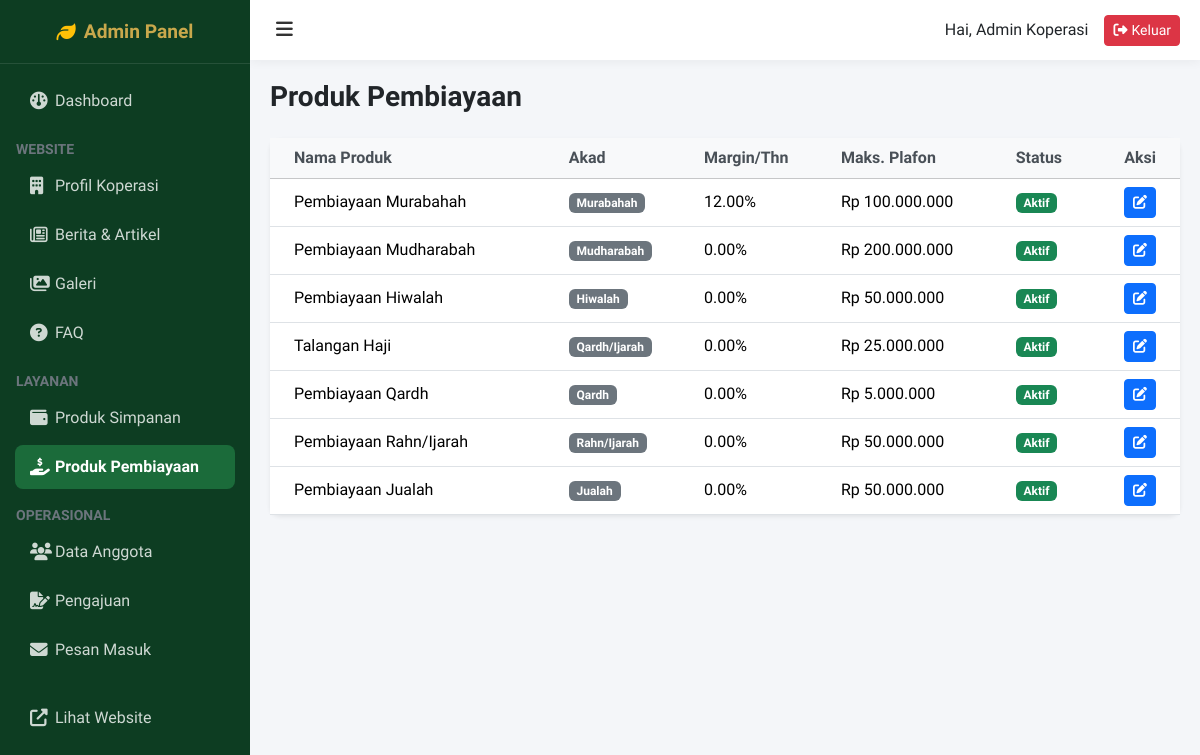
The app's page /admin-financing-product (signed in) with its own data.
### tables this page shows
CREATE TABLE financing_products (
    id INT AUTO_INCREMENT PRIMARY KEY,
    name VARCHAR(100) NOT NULL,
    type VARCHAR(50),
    akad VARCHAR(50),
    description TEXT,
    min_amount DECIMAL(15,2),
    max_amount DECIMAL(15,2),
    margin_rate DECIMAL(5,2),
    max_tenor INT,
    terms TEXT,
    is_active TINYINT(1) DEFAULT 1,
    created_at DATETIME
);

### app/controllers/AdminFinancingProductController.php (called while the page is built, shortened)
<?php
class AdminFinancingProductController extends Controller {
    public function index() {
        $model = $this->model('FinancingProductModel');
        $data = [
            'title' => 'Kelola Produk Pembiayaan',
            'products' => $model->findAll()
        ];
        $this->view('admin/financing_products', $data);
    }
}

### app/core/App.php (called while the page is built, shortened)
<?php
class App {
    protected $controller = 'HomeController';
    protected $method = 'index';
    public function __construct() {
        $url = $this->parseUrl();
        $controllerName = isset($url[0]) ? str_replace('-', '', ucwords($url[0], '-')) . 'Controller' : $this->controller;
        if (file_exists(APP_ROOT . '/app/controllers/' . $controllerName . '.php')) {
            $this->controller = $controllerName;
            unset($url[0]);
        }
        $this->controller = new $this->controller;
        $this->params = $url ? array_values($url) : [];
        call_user_func_array([$this->controller, $this->method], $this->params);
    }
    public function parseUrl() {
        if (isset($_GET['url'])) {
            $url = rtrim($_GET['url'], '/');
            $url = filter_var($url, FILTER_SANITIZE_URL);
            $url = explode('/', $url);
            return $url;
        }
        return [];
    }
}

### public/index.php (called while the page is built, shortened)
<?php
spl_autoload_register(function($class) {
    $paths = [
        APP_ROOT . '/app/core/' . $class . '.php',
        APP_ROOT . '/app/controllers/' . $class . '.php',
        APP_ROOT . '/app/models/' . $class . '.php',
        APP_ROOT . '/app/helpers/' . $class . '.php',
    ];
    foreach ($paths as $path) {
        if (file_exists($path)) {
            return;
        }
    }
});
$app = new App();

### app/models/FinancingProductModel.php (called while the page is built, shortened)
<?php
class FinancingProductModel {
    private $db;
    public function __construct() {
        $this->db = Database::getInstance()->getConnection();
    }
    public function findAll() {
        $stmt = $this->db->query("SELECT * FROM financing_products ORDER BY created_at DESC");
        return $stmt->fetchAll();
    }
}

### app/core/Database.php (called while the page is built)
<?php
class Database {
    private static $instance = null;
    private $pdo;
    private function __construct() {
        try {
            $dsn = "mysql:host=" . DB_HOST . ";dbname=" . DB_NAME . ";charset=utf8mb4";
            $options = [
                PDO::ATTR_ERRMODE            => PDO::ERRMODE_EXCEPTION,
                PDO::ATTR_DEFAULT_FETCH_MODE => PDO::FETCH_ASSOC,
                PDO::ATTR_EMULATE_PREPARES   => false,
            ];
            $this->pdo = new PDO($dsn, DB_USER, DB_PASS, $options);
        } catch (PDOException $e) {
            die("Connection failed: " . $e->getMessage());
        }
    }
    public static function getInstance() {
        if (self::$instance == null) {
            self::$instance = new Database();
        }
        return self::$instance;
    }
    public function getConnection() {
        return $this->pdo;
    }
}

### app/helpers/Helper.php (called while the page is built, shortened)
<?php
class Helper {
    public static function formatRupiah($amount) {
        return "Rp " . number_format($amount, 0, ',', '.');
    }
}

### app/views/admin/financing_products.php (the view)
<?php include APP_ROOT . '/app/views/layouts/admin_header.php'; ?>
<div class="d-flex justify-content-between align-items-center mb-4">
    <h3 class="fw-bold mb-0">Produk Pembiayaan</h3>
</div>
<div class="card shadow-sm border-0">
    <div class="card-body p-0">
        <div class="table-responsive">
            <table class="table table-hover align-middle mb-0">
                <thead class="table-light">
                    <tr>
                        <th class="ps-4">Nama Produk</th>
                        <th>Akad</th>
                        <th>Margin/Thn</th>
                        <th>Maks. Plafon</th>
                        <th>Status</th>
                        <th class="text-end pe-4">Aksi</th>
                    </tr>
                </thead>
                <tbody>
                    <?php if(empty($products)): ?>
                    <tr><td colspan="6" class="text-center py-4">Data tidak ditemukan</td></tr>
                    <?php else: ?>
                        <?php foreach($products as $p): ?>
                        <tr>
                            <td class="ps-4 fw-medium"><?= $p['name'] ?></td>
                            <td><span class="badge bg-secondary"><?= $p['akad'] ?></span></td>
                            <td><?= $p['margin_rate'] ?>%</td>
                            <td><?= Helper::formatRupiah($p['max_amount']) ?></td>
                            <td>
                                <?php if($p['is_active']): ?>
                                    <span class="badge bg-success">Aktif</span>
                                <?php else: ?>
                                    <span class="badge bg-danger">Nonaktif</span>
                                <?php endif; ?>
                            </td>
                            <td class="text-end pe-4">
                                <a href="#" class="btn btn-sm btn-primary"><i class="fa-solid fa-edit"></i></a>
                            </td>
                        </tr>
                        <?php endforeach; ?>
                    <?php endif; ?>
                </tbody>
            </table>
        </div>
    </div>
</div>
<?php include APP_ROOT . '/app/views/layouts/admin_footer.php'; ?>

### public/assets/css/admin.css (style rules this page uses)
:root { --primary: #1B6B3A; --sidebar-bg: #0D3D22; --sidebar-hover: rgba(255,255,255,0.1); --sidebar-active: #1B6B3A; --bg-light: #f4f6f9; }
body { font-family: 'Plus Jakarta Sans', sans-serif; background-color: var(--bg-light); overflow-x: hidden; }
.card { border: none; border-radius: 10px; box-shadow: 0 2px 10px rgba(0,0,0,0.03); margin-bottom: 20px; }
.table th { font-weight: 600; color: #495057; border-top: none; }
.table td { vertical-align: middle; }

### records on screen
financing_products: name "Pembiayaan Murabahah", akad "Murabahah", margin_rate "12.00", max_amount "Rp 100.000.000", is_active "Aktif"
financing_products: name "Pembiayaan Mudharabah", akad "Mudharabah", margin_rate "0.00", max_amount "Rp 200.000.000", is_active "Aktif"
financing_products: name "Pembiayaan Hiwalah", akad "Hiwalah", margin_rate "0.00", max_amount "Rp 50.000.000", is_active "Aktif"
financing_products: name "Talangan Haji", akad "Qardh/Ijarah", margin_rate "0.00", max_amount "Rp 25.000.000", is_active "Aktif"
financing_products: name "Pembiayaan Qardh", akad "Qardh", margin_rate "0.00", max_amount "Rp 5.000.000", is_active "Aktif"
financing_products: name "Pembiayaan Rahn/Ijarah", akad "Rahn/Ijarah", margin_rate "0.00", max_amount "Rp 50.000.000", is_active "Aktif"
financing_products: name "Pembiayaan Jualah", akad "Jualah", margin_rate "0.00", max_amount "Rp 50.000.000", is_active "Aktif"

### other values on screen
$_SESSION['name'] "Admin Koperasi"
